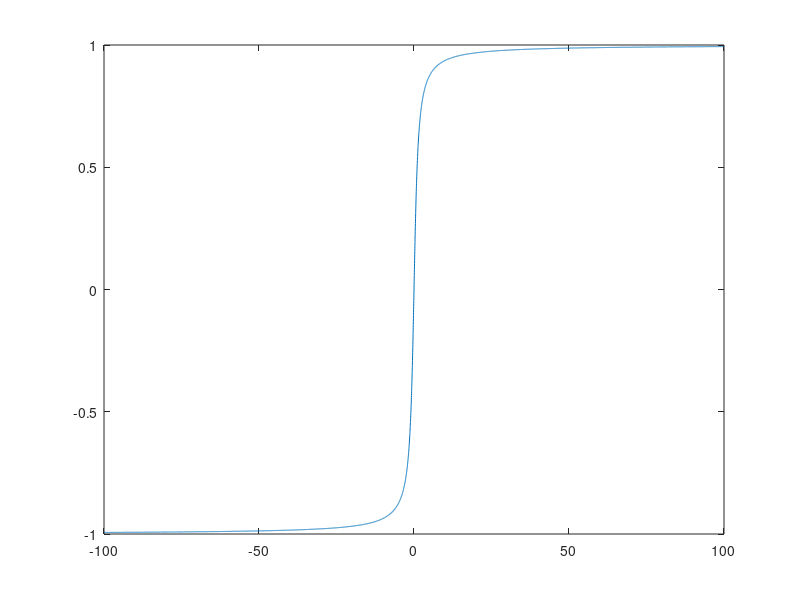
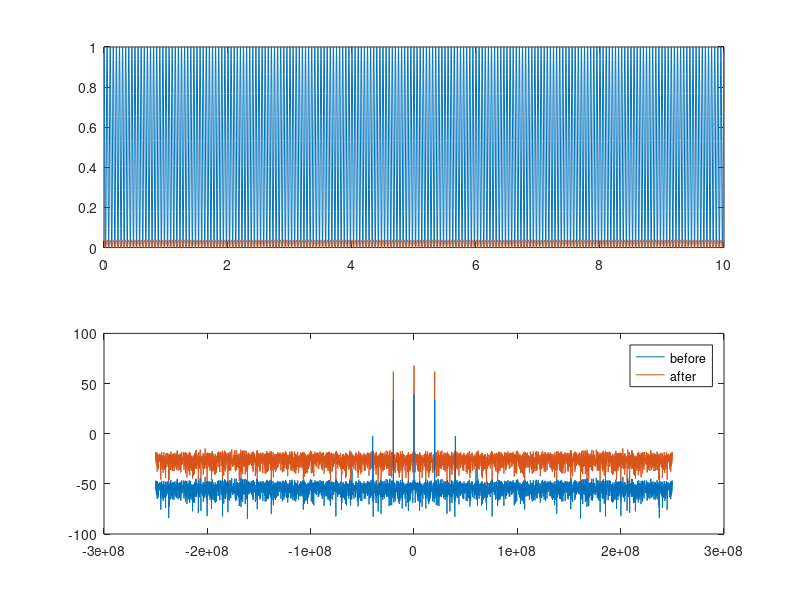

These charts were generated, in order, by the following MATLAB code:
close all; clear all; clc

Fs = 500e6; dt = 1/Fs;

RF1 = 10e6;
RF2 = 10e6;
P_carrier_W = 1;
dur = 10e-6;

% dBc == decibels relative to carrier power
phs_noise_psd_dBc_Hz = -55 % dBc / Hz

t = [0:dt:dur-dt];
N = length(t);

%==========================================================================
% PHASE NOISE
%==========================================================================
phs_noise_pwr = P_carrier_W * 10^(phs_noise_psd_dBc_Hz / 10);
% phs_noise = sqrt(phs_noise_pwr) * 0.5 * (randn(1,N) + 1i*randn(1,N));
phs1_noise = sqrt(phs_noise_pwr) * randn(1,N);
phs2_noise = sqrt(phs_noise_pwr) * randn(1,N);

%==========================================================================
% NONLINEAR AMPLIFIER TRANSFER CURVE
%==========================================================================
asymm = 0.0;
amp_transfer_input = linspace(-100,100,10000);
amp_transfer_output = atan2d((amp_transfer_input+asymm),1) / 90;

figure; plot(amp_transfer_input,amp_transfer_output)

%==========================================================================
% DEFINE AMPLIFIER
%==========================================================================
preamp_gain1_dBV = -5;
preamp_gain2_dBV = -5;
preamp_gain1_V = 10^(preamp_gain1_dBV/10);
preamp_gain2_V = 10^(preamp_gain2_dBV/10);

%==========================================================================
% GENERATE SIGNALS
%==========================================================================
osc1_before_amp = real(exp(1i*2*pi*RF1.*t + 1i*phs1_noise));
osc1_after_amp  = interp1(amp_transfer_input,amp_transfer_output, preamp_gain1_V * osc1_before_amp);
osc2_before_amp = real(exp(1i*2*pi*RF2.*t + 1i*phs2_noise));
osc2_after_amp  = interp1(amp_transfer_input,amp_transfer_output, preamp_gain2_V * osc2_before_amp);

%==========================================================================
% MIX SIGNALS (AFTER SATURATION)
%==========================================================================
mixout_before_amp = osc1_before_amp .* osc2_before_amp;
mixout_after_amp = osc1_after_amp .* osc2_after_amp;

%==========================================================================
% COMPUTE SPECTRUMS
%==========================================================================
df = 1/dur;
frq = [-Fs/2:df:(Fs/2-df)];
fosc1_before_amp = fftshift(fft(osc1_before_amp));
fosc1_after_amp  = fftshift(fft(osc1_after_amp));
fosc2_before_amp = fftshift(fft(osc2_before_amp));
fosc2_after_amp  = fftshift(fft(osc2_after_amp));
fmixout_before_amp = fftshift(fft(mixout_before_amp));
fmixout_after_amp = fftshift(fft(mixout_after_amp));

%==========================================================================
% PLOT
%==========================================================================
if(~exist('hfig'))
    hfig = figure;
end
subplot(2,1,1);
plot(t*1e6,mixout_before_amp)
hold on;
plot(t*1e6,mixout_after_amp)
hold off;

colors = lines(2);
subplot(2,1,2);
hp(1) = plot(frq, 20*log10(abs(fmixout_before_amp)),'color',colors(2,:));
hold on;
hp(2) = plot(frq, 20*log10(abs(fmixout_after_amp)),'color',colors(1,:));
hold off;
hp = fliplr(hp);
set(gca,'children',hp)
legend(hp,'before','after')





